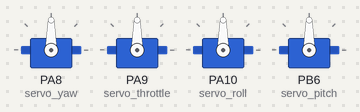
This sketch was run on a simulated STM32 Blue Pill. Shown: 4 × servo.

Above: at 0.0 s.
At 2.0 s:
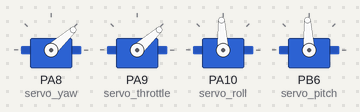
At 32.0 s:
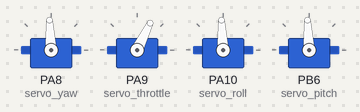
Timing chart, 0 to 33.5 s (numbered marks = the images above):
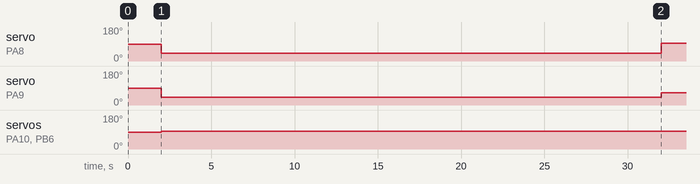

The sketch:

drone_stm32.ino
```cpp
#include<Servo.h>
Servo servo_yaw,servo_roll,servo_pitch,servo_throttle;
int b=1;
void setup() {
  // put your setup code here, to run once:
 servo_yaw.attach(PA8);
 servo_throttle.attach(PA9);
 servo_roll.attach(PA10);
 servo_pitch.attach(PB6);
}

void loop() {
  // put your main code here, to run repeatedly:
  delay(2000);
  while(b)
  {
    for(int a=0;a<1000;a++)
{
 servo_throttle.writeMicroseconds(980);
 servo_yaw.writeMicroseconds(980);
 servo_roll.writeMicroseconds(1500);
 servo_pitch.writeMicroseconds(1500);
 delay(30);
 b=0;
}
  }
for(int a=0;a<50;a++)
{
  servo_throttle.writeMicroseconds(980);
servo_yaw.writeMicroseconds(1500);
 servo_roll.writeMicroseconds(1500);
 servo_pitch.writeMicroseconds(1500);
}
for(int a=0;a<2000;a++)
{
  servo_throttle.writeMicroseconds(1200);
servo_yaw.writeMicroseconds(1500);
 servo_roll.writeMicroseconds(1500);
 servo_pitch.writeMicroseconds(1500);
}
}
```

Measured:
- by itself, servo on PA8 (servo_yaw): 90° → 42° at 2.0 s, → 93° 30.0 s later
- by itself, servo on PA9 (servo_throttle): 90° → 42° at 2.0 s, → 64° 30.0 s later
- by itself, servo on PA10 (servo_roll), servo on PB6 (servo_pitch): 90° → 93° at 2.0 s
